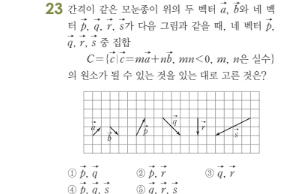
#> input picture Python/Img1.png, 289 x 194 px
$ python Line_attaching.py
#> lines starting #> are read from the running program, lines starting #| are printed output that depends on the picture; after the words box and inside, x2 and y2 are one past the last pixel; in counts of white or black regions, pixels touching at a corner belong together
# 블러링 했을 때 라인 수 != 안했을 때의 라인 수  ==> 잡티가 있음 ==> 아직 코드 추가 안함
# 완벽하진 않아도 이쁘게 찍은 사진 // 대충찍은 사진 ==> 지금은 처리 불가능 // 각도가 바르지 않으면 회전으로 라인 찾기

import cv2
import numpy as np
from matplotlib import pyplot as plt

file_name = input('File name : ')
#> the answer given: Img1.png

org_img = cv2.imread(file_name,cv2.IMREAD_GRAYSCALE)
#> org_img: shape (194, 289); min 32, max 255, mean 245.5
cv2.imshow('Original',org_img)
cv2.waitKey(0)
cv2.destroyAllWindows()

ret,inv_img = cv2.threshold(org_img, 120, 255, cv2.THRESH_BINARY_INV)   #밝기 뒤집기
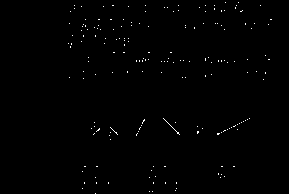
#> inv_img: shape (194, 289); 0.5% white in thin lines or dots, all inside (x1, y1, x2, y2) = (68, 2, 272, 194)
cv2.imshow('INV_IMG',inv_img)
cv2.waitKey(0)
cv2.destroyAllWindows()

w = inv_img.shape[1]
#> w = 289
h = inv_img.shape[0]
#> h = 194

# 비어 있지 않은 줄 index // line 에 넣기
line = []
for i in range(0,h):
    for j in range(0,w):
        if inv_img[i][j] != 0:
            line.append(i)
            break
#> after the loop, line = 78 values from 2 to 193

# 줄의 시작 끝 index를 edge에 저장
edge = [line[0]]
#> edge = [2]
for i in range(0,len(line)-1):
    if line[i]+1 != line[i+1]:
        edge.append(line[i])
        edge.append(line[i+1])
#> after the loop, edge = 41 values from 2 to 193
edge.append(line[len(line)-1])
line_count = len(edge) // 2
#> line_count = 21

widest_line = 00
for i in range(0,line_count):
    line_wide = edge[2*i + 1] - edge[2*i]
    if line_wide >= widest_line:
        widest_line = line_wide
#> after the loop, widest_line = 17

# 가장 넓은 줄 기준의 크기로 각 줄 저장
for i in range(0,line_count):
    start = edge[2*i]
#> start = 2
    end = start + widest_line
#> end = 19
    cv2.imwrite('Line'+ str(i+1) +'.png',inv_img[start:end,:])
    img1 = cv2.imread('Line' + str(i + 1) + '.png', cv2.IMREAD_GRAYSCALE)
    cv2.imshow('Line' + str(i + 1), img1)
    cv2.waitKey(0)
    cv2.destroyAllWindows()

# 각 라인별로 저장한 이미지 붙이기
for i in range(0,line_count - 1):
    if i == 0:
        add_img = cv2.imread('Line' + str(i+1) + '.png', cv2.IMREAD_GRAYSCALE)
    img2 = cv2.imread('Line'+ str(i+2) +'.png',cv2.IMREAD_GRAYSCALE)
#> (the run stopped early here; a loop or call above may not have finished)
